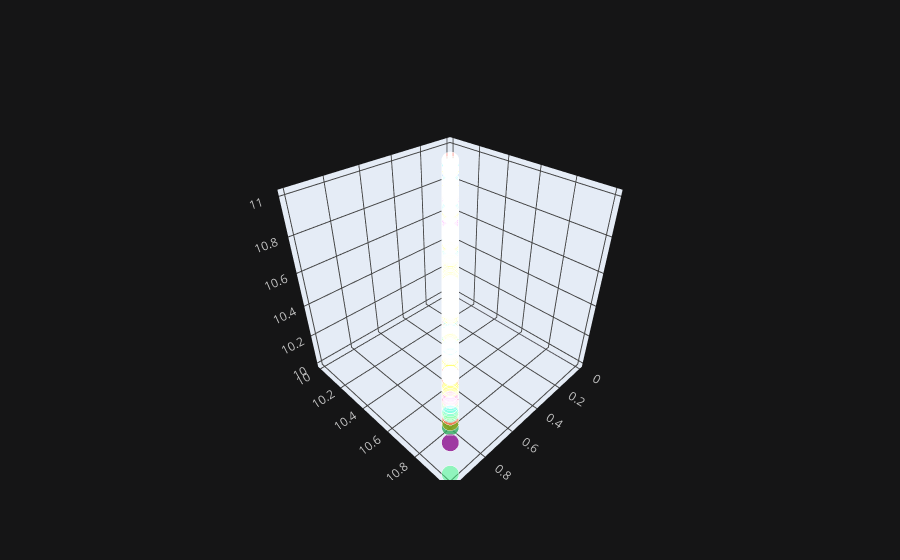

The notebook cell this image was saved under:
### Code cell
df.iplot(x = 'a', y ='a1',z ='b1', kind = 'scatter3d')

### Figure 1 — Plotly figure (JSON) as saved in the notebook; plotly's stock layout.template omitted (floating-point values rounded to 4 significant figures; data arrays with more than 128 entries replaced by an {"elided": "..."} marker saying what was removed)
{"data": [{"marker": {"color": {"elided": "300 str values"}, "opacity": 0.8, "size": {"elided": "300 int values"}, "symbol": "circle"}, "mode": "markers", "text": {"elided": "300 str values"}, "type": "scatter3d", "x": {"elided": "300 float values"}, "y": {"elided": "300 float values"}, "z": {"elided": "300 float values"}}], "layout": {"legend": {"bgcolor": "#151516", "font": {"color": "#D9D9D9"}}, "paper_bgcolor": "#151516", "plot_bgcolor": "#151516", "scene": {"xaxis": {"gridcolor": "#434343", "showgrid": true, "tickfont": {"color": "#C2C2C2"}, "title": {"font": {"color": "#D9D9D9"}, "text": ""}, "zerolinecolor": "#666570"}, "yaxis": {"gridcolor": "#434343", "showgrid": true, "tickfont": {"color": "#C2C2C2"}, "title": {"font": {"color": "#D9D9D9"}, "text": ""}, "zerolinecolor": "#666570"}, "zaxis": {"gridcolor": "#434343", "showgrid": true, "tickfont": {"color": "#C2C2C2"}, "title": {"font": {"color": "#D9D9D9"}, "text": ""}, "zerolinecolor": "#666570"}}, "title": {"font": {"color": "#D9D9D9"}}}}
